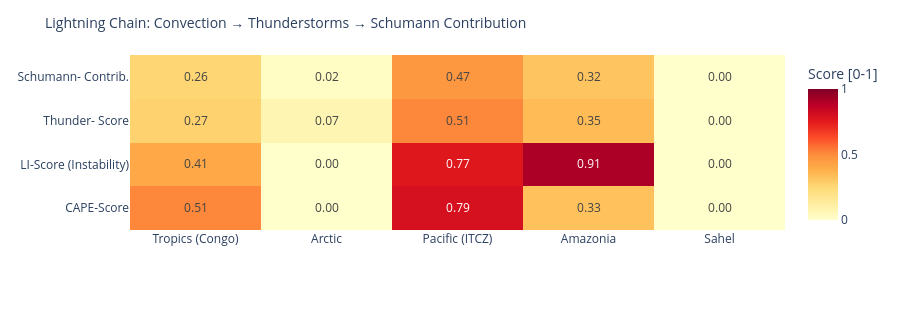

The notebook cell saved with this chart:
### Code cell
# ============================================================
# LIGHTNING CHAIN: Convection → Thunderstorms → Schumann
# Shows the causal chain per measurement point as heatmap
# ============================================================

def cape_score(v):
    """CAPE → normalized score [0,1]"""
    if v is None or pd.isna(v): return 0.0
    return min(1.0, float(v) / 3000)

def li_score(v):
    """Lifted Index: negative = unstable → score [0,1]"""
    if v is None or pd.isna(v): return 0.3
    return min(1.0, max(0.0, (-float(v) + 6) / 12))

def cloud_score(v):
    if v is None or pd.isna(v): return 0.3
    return float(v) / 100

def thunder_score(row):
    """Kombinierter Gewitterwahrscheinlichkeits-Score
    CAPE + LI + Bedeckung + WMO-Gewitter + konvektiver Niederschlag (showers)
    Hinweis: X-Ray und Kp sind kein Bestandteil – nur geomagn./solarer Kontext.
    """
    cs = cape_score(row.get('cape'))
    ls = li_score(row.get('li'))
    cl = cloud_score(row.get('cloud'))
    t  = 1.0 if row.get('thunderstorm') else 0.0
    # Convective precipitation (showers) as additional indicator
    sh = min(1.0, (row.get('showers') or 0) / 5.0)
    return round(cs * 0.30 + ls * 0.25 + cl * 0.15 + t * 0.20 + sh * 0.10, 3)

def schumann_contribution(t_score, lat):
    """Schumann contribution: higher in tropics (±30°), scaled by thunderstorm score"""
    lat_weight = max(0.3, 1.0 - abs(lat) / 60)
    return round(t_score * lat_weight, 3)

df_atm['cape_score']   = df_atm.apply(lambda r: cape_score(r['cape']), axis=1)
df_atm['li_score']     = df_atm.apply(lambda r: li_score(r['li']),    axis=1)
df_atm['thunder_score']= df_atm.apply(lambda r: thunder_score(r.to_dict()), axis=1)
df_atm['schumann_contribution'] = df_atm.apply(
    lambda r: schumann_contribution(r['thunder_score'], r['lat']), axis=1)

metrics = ['cape_score', 'li_score', 'thunder_score', 'schumann_contribution']
labels  = ['CAPE-Score', 'LI-Score\n(Instability)', 'Thunder-\nScore', 'Schumann-\nContrib.']
z_data  = [df_atm[m].tolist() for m in metrics]

fig = go.Figure(go.Heatmap(
    z=z_data,
    x=df_atm['point'].tolist(),
    y=labels,
    colorscale='YlOrRd',
    zmin=0, zmax=1,
    text=[[f'{v:.2f}' for v in row] for row in z_data],
    texttemplate='%{text}', textfont=dict(size=12),
    colorbar=dict(title='Score [0-1]')
))
fig.update_layout(
    title=dict(text='Lightning Chain: Convection → Thunderstorms → Schumann Contribution', font=dict(size=14)),
    height=310,
    plot_bgcolor='rgba(0,0,0,0)', paper_bgcolor='rgba(0,0,0,0)',
    margin=dict(l=130, r=80, t=55, b=80)
)
fig.show()

### Figure 1 — Plotly figure (JSON) as saved in the notebook; plotly's stock layout.template omitted (floating-point values rounded to 4 significant figures)
{"data": [{"colorbar": {"title": {"text": "Score [0-1]"}}, "colorscale": [[0.0, "rgb(255,255,204)"], [0.125, "rgb(255,237,160)"], [0.25, "rgb(254,217,118)"], [0.375, "rgb(254,178,76)"], [0.5, "rgb(253,141,60)"], [0.625, "rgb(252,78,42)"], [0.75, "rgb(227,26,28)"], [0.875, "rgb(189,0,38)"], [1.0, "rgb(128,0,38)"]], "text": [["0.51", "0.00", "0.79", "0.33", "0.00"], ["0.41", "0.00", "0.77", "0.91", "0.00"], ["0.27", "0.07", "0.51", "0.35", "0.00"], ["0.26", "0.02", "0.47", "0.32", "0.00"]], "textfont": {"size": 12}, "texttemplate": "%{text}", "type": "heatmap", "x": ["Tropics (Congo)", "Arctic", "Pacific (ITCZ)", "Amazonia", "Sahel"], "y": ["CAPE-Score", "LI-Score\n(Instability)", "Thunder-\nScore", "Schumann-\nContrib."], "z": [[0.51, 0.0, 0.7933, 0.3267, 0.0], [0.4083, 0.0, 0.7667, 0.9083, 0.0], [0.273, 0.072, 0.509, 0.346, 0.0], [0.255, 0.022, 0.467, 0.317, 0.0]], "zmax": 1, "zmin": 0}], "layout": {"height": 310, "margin": {"b": 80, "l": 130, "r": 80, "t": 55}, "paper_bgcolor": "rgba(0,0,0,0)", "plot_bgcolor": "rgba(0,0,0,0)", "title": {"font": {"size": 14}, "text": "Lightning Chain: Convection → Thunderstorms → Schumann Contribution"}}}
